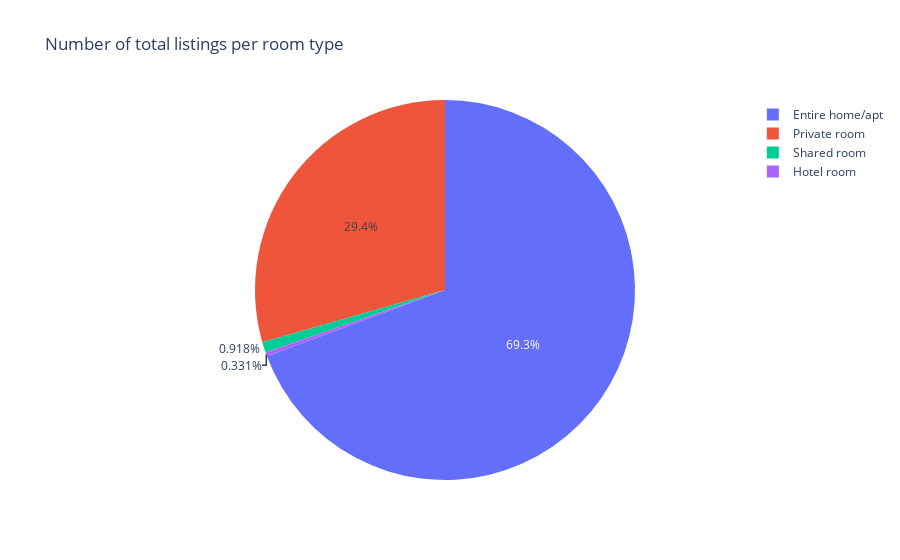

Notebook cell for this chart:
### Code cell
fig = px.pie(nr_of_room_types, values='number_of_listings', names='room_type', title='Number of total listings per room type')
fig.show()
nr_of_room_types

### Figure 1 — Plotly figure (JSON) as saved in the notebook; plotly's stock layout.template omitted (floating-point values rounded to 4 significant figures)
{"data": [{"domain": {"x": [0, 1], "y": [0, 1]}, "hovertemplate": "room_type=%{label}<br>number_of_listings=%{value}<extra></extra>", "labels": ["Entire home/apt", "Private room", "Shared room", "Hotel room"], "legendgroup": "", "name": "", "showlegend": true, "type": "pie", "values": [4606, 1955, 61, 22]}], "layout": {"legend": {"tracegroupgap": 0}, "title": {"text": "Number of total listings per room type"}}}
